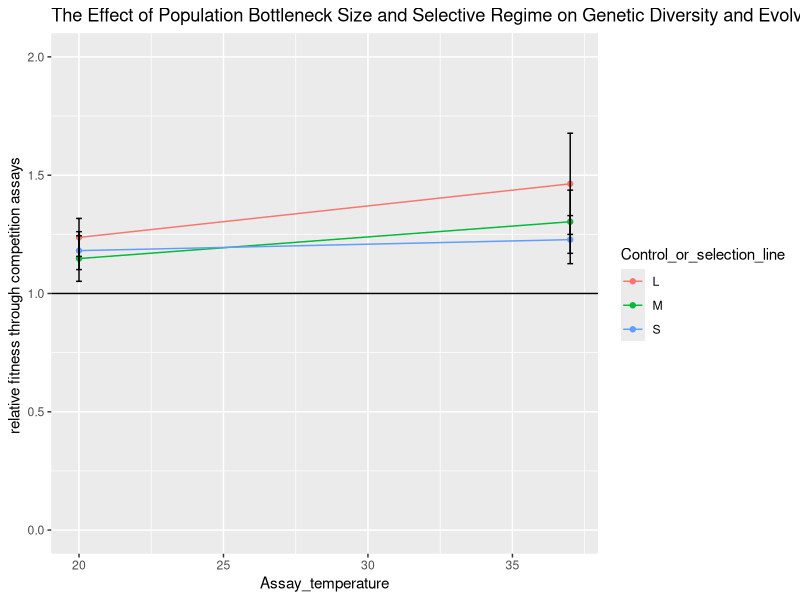

This figure's R source:
library(ggplot2)
library(reshape)
library(dplyr)
library(ggpubr)

df<-read.table(file="Wein_and_Dagan_2019.txt" ,header= TRUE,sep = " ")

# Adaptation of phytoplankton to a decade of experimental warming linked to increased photosynthesis	

m=1.96
Calc_CI<-function(x) m*x
df$Calc_CI<-Calc_CI(df$standard_error)

df0 <- df%>% slice(2:7)
a<- ggplot(df0, aes(x=Assay_temperature, y=Mean_sex_not_considered ,fill= )) +
  geom_line(aes(group=Control_or_selection_line, color=Control_or_selection_line)) +geom_point(aes(color=Control_or_selection_line))+
  ggtitle("The Effect of Population Bottleneck Size and Selective Regime on Genetic Diversity and Evolvability in Bacteria		") +
  ylab("relative fitness through competition assays ")+
  geom_errorbar(aes(ymin=Mean_sex_not_considered-Calc_CI, ymax=Mean_sex_not_considered+Calc_CI), width=.2,)+ylim(0,2)+geom_hline(yintercept=1)
#              position=position_dodge(.9) +geom_point()

print(a)
